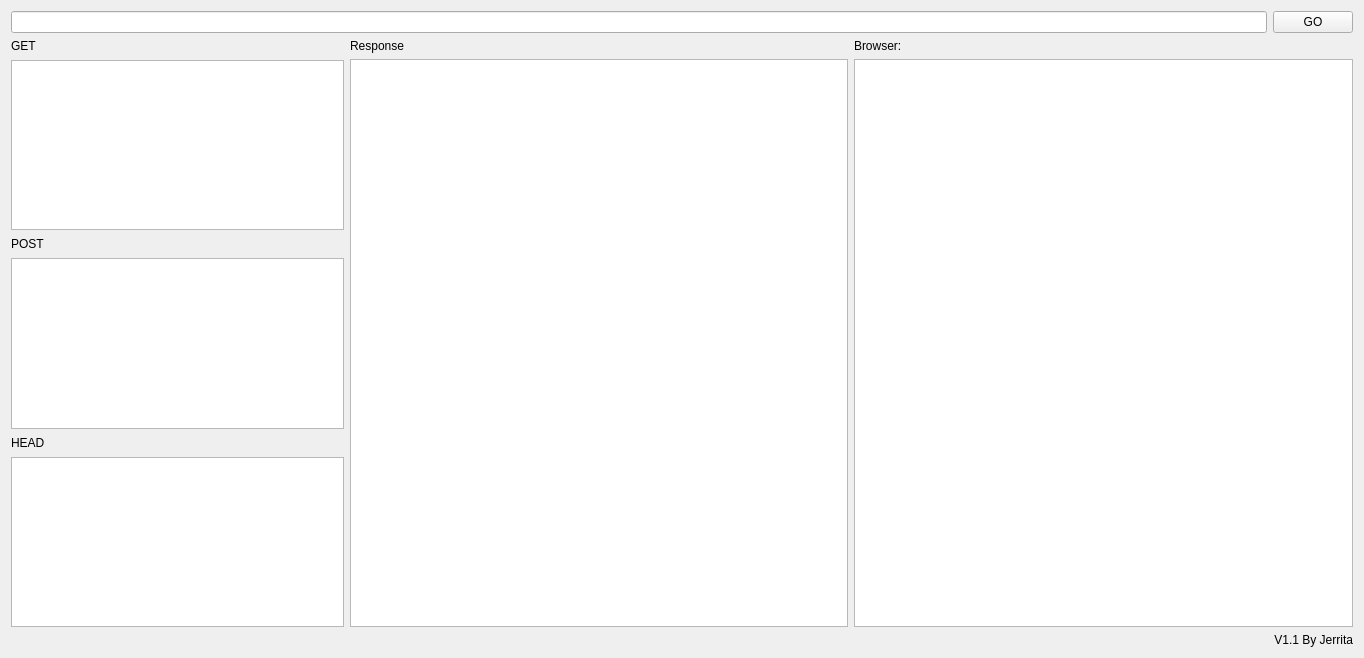
<?xml version="1.0" encoding="UTF-8"?>
<ui version="4.0">
 <class>Form</class>
 <widget class="QWidget" name="Form">
  <property name="geometry">
   <rect>
    <x>0</x>
    <y>0</y>
    <width>1364</width>
    <height>658</height>
   </rect>
  </property>
  <property name="windowTitle">
   <string>Url_Tool</string>
  </property>
  <property name="windowIcon">
   <iconset resource="ic.qrc">
    <normaloff>:/ico/icon.ico</normaloff>:/ico/icon.ico</iconset>
  </property>
  <layout class="QGridLayout" name="gridLayout">
   <item row="2" column="0">
    <widget class="QLabel" name="label_6">
     <property name="text">
      <string>V1.1 By Jerrita</string>
     </property>
     <property name="alignment">
      <set>Qt::AlignRight|Qt::AlignTrailing|Qt::AlignVCenter</set>
     </property>
     <property name="margin">
      <number>0</number>
     </property>
    </widget>
   </item>
   <item row="1" column="0">
    <layout class="QHBoxLayout" name="horizontalLayout_2" stretch="2,3,3">
     <property name="sizeConstraint">
      <enum>QLayout::SetDefaultConstraint</enum>
     </property>
     <item>
      <layout class="QVBoxLayout" name="verticalLayout">
       <property name="spacing">
        <number>7</number>
       </property>
       <property name="sizeConstraint">
        <enum>QLayout::SetDefaultConstraint</enum>
       </property>
       <property name="rightMargin">
        <number>0</number>
       </property>
       <item>
        <widget class="QLabel" name="label_2">
         <property name="text">
          <string>GET</string>
         </property>
        </widget>
       </item>
       <item>
        <widget class="QTextEdit" name="getEdit"/>
       </item>
       <item>
        <widget class="QLabel" name="label">
         <property name="text">
          <string>POST</string>
         </property>
        </widget>
       </item>
       <item>
        <widget class="QTextEdit" name="postEdit"/>
       </item>
       <item>
        <widget class="QLabel" name="label_4">
         <property name="text">
          <string>HEAD</string>
         </property>
        </widget>
       </item>
       <item>
        <widget class="QTextEdit" name="headEdit"/>
       </item>
      </layout>
     </item>
     <item>
      <layout class="QVBoxLayout" name="verticalLayout_2" stretch="0,0">
       <property name="leftMargin">
        <number>0</number>
       </property>
       <item>
        <widget class="QLabel" name="label_3">
         <property name="text">
          <string>Response</string>
         </property>
        </widget>
       </item>
       <item>
        <widget class="QTextEdit" name="sourceShow"/>
       </item>
      </layout>
     </item>
     <item>
      <layout class="QVBoxLayout" name="verticalLayout_3">
       <item>
        <layout class="QHBoxLayout" name="horizontalLayout_3" stretch="1,8">
         <item>
          <widget class="QLabel" name="label_5">
           <property name="text">
            <string>Browser:</string>
           </property>
          </widget>
         </item>
         <item>
          <widget class="QLabel" name="titleShow">
           <property name="text">
            <string/>
           </property>
          </widget>
         </item>
        </layout>
       </item>
       <item>
        <widget class="QTextEdit" name="browView"/>
       </item>
      </layout>
     </item>
    </layout>
   </item>
   <item row="0" column="0">
    <layout class="QHBoxLayout" name="horizontalLayout" stretch="0,0">
     <item>
      <widget class="QLineEdit" name="urlEdit"/>
     </item>
     <item>
      <widget class="QPushButton" name="pushButton">
       <property name="text">
        <string>GO</string>
       </property>
      </widget>
     </item>
    </layout>
   </item>
  </layout>
 </widget>
 <resources>
  <include location="ic.qrc"/>
 </resources>
 <connections>
  <connection>
   <sender>pushButton</sender>
   <signal>clicked()</signal>
   <receiver>Form</receiver>
   <slot>go_clicked()</slot>
   <hints>
    <hint type="sourcelabel">
     <x>1351</x>
     <y>39</y>
    </hint>
    <hint type="destinationlabel">
     <x>892</x>
     <y>29</y>
    </hint>
   </hints>
  </connection>
  <connection>
   <sender>urlEdit</sender>
   <signal>returnPressed()</signal>
   <receiver>Form</receiver>
   <slot>go_clicked()</slot>
   <hints>
    <hint type="sourcelabel">
     <x>635</x>
     <y>28</y>
    </hint>
    <hint type="destinationlabel">
     <x>522</x>
     <y>44</y>
    </hint>
   </hints>
  </connection>
 </connections>
 <slots>
  <slot>go_clicked()</slot>
  <slot>web_clicked()</slot>
 </slots>
</ui>
